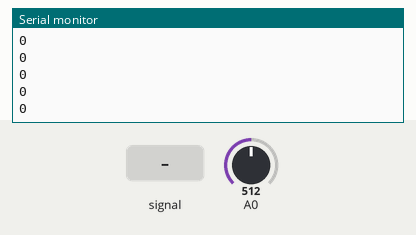
A sketch run on a simulated Arduino Uno, built with avr-gcc and run on an emulated ATmega328P. Shown: the last lines printed to the serial monitor. The test bench sets the inputs (shaded band); at power-on: A0 = 512.

Above: at 1.2 s.
1.3 s: A0 fed a 200 Hz sine of ±81 counts around its level
At 2.3 s:
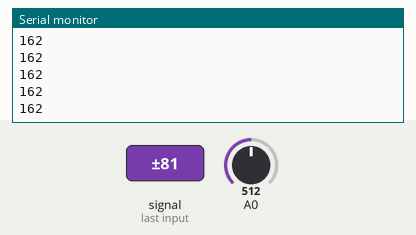
2.8 s: A0 set to 716
At 3.5 s:
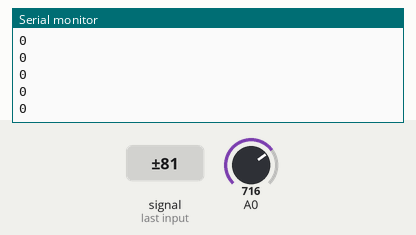
4.3 s: A0 fed a 1000 Hz sine of ±255 counts around its level
At 5.1 s:
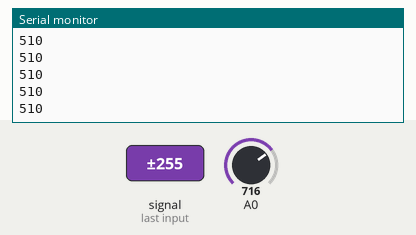
5.8 s: A0 set to 900
At 6.9 s:
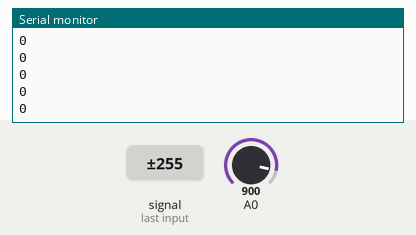
Timing chart, 0 to 8.3 s (numbered marks = the images above; inputs shaded):
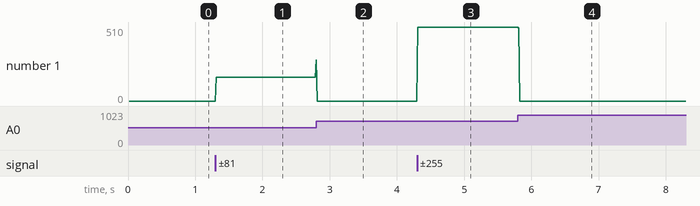

The sketch:

sketch_jul11a.ino
```cpp
int ledPin  = 9;

void setup() {
  // put your setup code here, to run once:
  Serial.begin(9600);

}

void loop() {
  // put your main code here, to run repeatedly:
  int sensorValue = checkloop();

  Serial.println(sensorValue);

}
int checkloop() {

  int Time1 = millis();
  int Time2 = 0;
  int i = 0;

  int imax = analogRead(A0);;
  int imin = analogRead(A0);;
  while( i< 15){
    int sensorValue = analogRead(A0);
    if (sensorValue > imax)
      imax = sensorValue;
    if (sensorValue < imin)
      imin = sensorValue;
    Time2 = millis();
    i = Time2 - Time1;
  }
  int sound = imax - imin ;
//  Serial.println(sound);

  return sound;


}
```

Measured:
- after the input at 1.3 s, the serial monitor: prints a new line at once (image 1)
- after the input at 2.8 s, the serial monitor: prints a new line at once (image 2)
- after the input at 4.3 s, the serial monitor: prints a new line at once (image 3)
- after the input at 5.8 s, the serial monitor: prints a new line at once (image 4)
- plotted number 1: 0 → 162 after the input at 1.3 s, 0 → 510 after the input at 4.3 s
